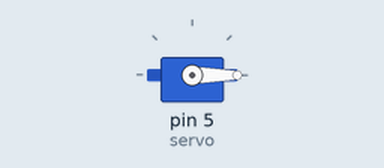
This sketch was run on a simulated Arduino Uno, built with avr-gcc and run on an emulated ATmega328P. On the bench: servo.

Above: at 0.05 s.
At 2.7 s:
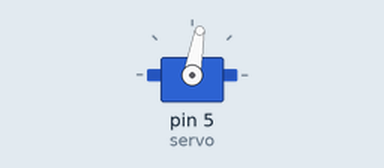
At 5.4 s:
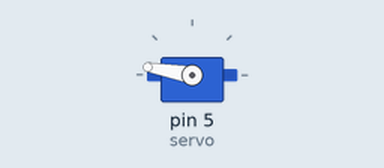
At 10.8 s:
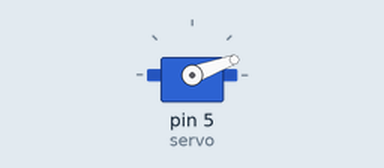
Timing chart, 0 to 14.8 s (numbered marks = the images above):
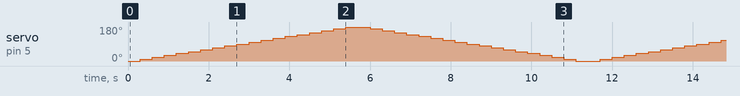

The sketch:

servo_test.ino
```cpp
#include <Servo.h>

Servo servo;

void setup() {
  servo.attach(5);  // 舵机信号线接 D5
}

void loop() {
  for (int i = 0; i <= 180; i += 10) {
    servo.write(i);
    delay(300);
  }
  for (int i = 180; i >= 0; i -= 10) {
    servo.write(i);
    delay(300);
  }
}
```
